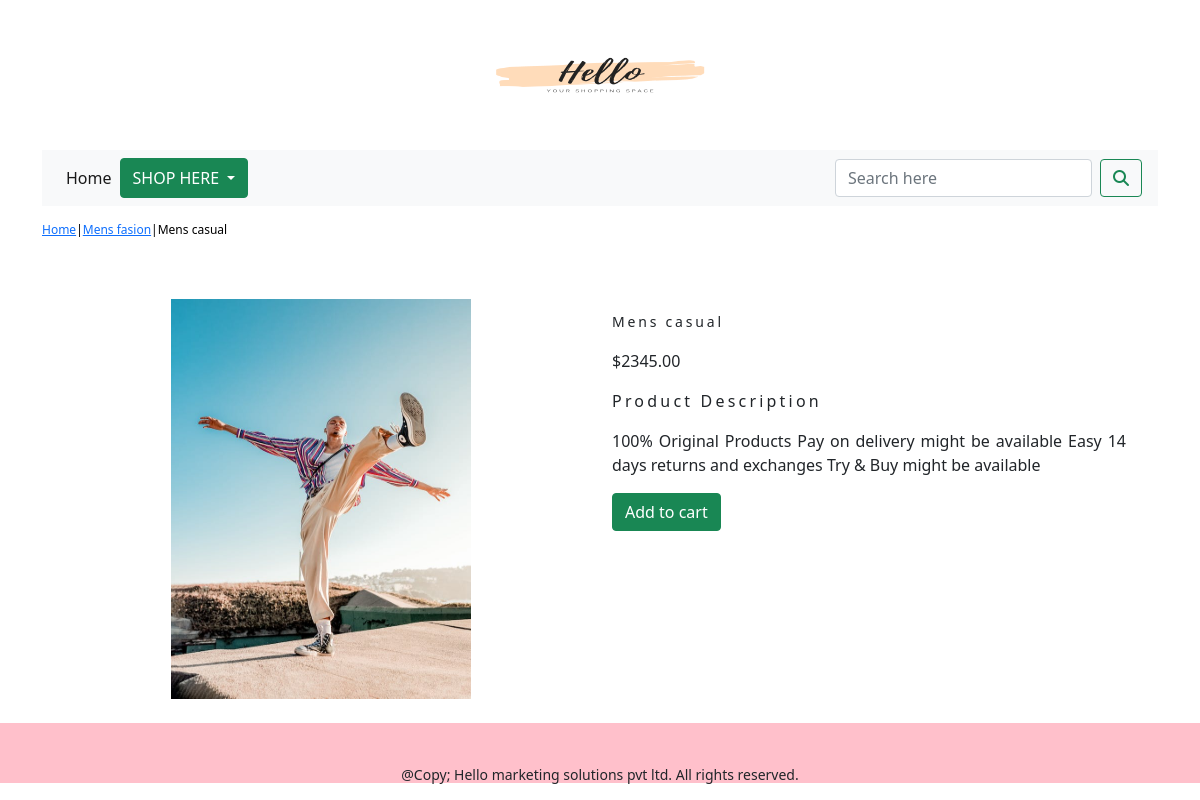
/shop/mens-fasion/mens/, run on the app's committed database.
### shop/models.py (models this page shows, shortened)
class Product(models.Model):
    name=models.CharField(max_length=250,unique=True)
    slug=models.SlugField(max_length=250,unique=True)
    description=models.TextField(blank=True)
    category=models.ForeignKey(Category,on_delete=models.CASCADE)
    price=models.DecimalField(max_digits=10,decimal_places=2)
    image=models.ImageField(upload_to='product',blank=True)
    stock=models.IntegerField()
    available=models.BooleanField(default=True)
    created=models.DateTimeField(auto_now_add=True)
    updated=models.DateTimeField(auto_now=True)
    class Meta:
        ordering = ('name',)
        verbose_name = 'product'
        verbose_name_plural = 'products'

class Category(models.Model):
    name=models.CharField(max_length=250,unique=True)
    slug=models.SlugField(max_length=250, unique=True)
    description=models.TextField(blank=True)
    image=models.ImageField(upload_to='category',blank=True)
    class Meta:
        ordering=('name',)
        verbose_name= 'category'
        verbose_name_plural= 'categories'
    def get_url(self):
        return reverse('shop:product_by_category',args=[self.slug])
    def __str__(self):
        return self.name

### shop/views.py (the view)
# urls.py: path('<slug:c_slug>/<slug:product_slug>/',views.proDetail, name='proCatdetail'),
def proDetail(request, c_slug, product_slug):
    try:
        product = Product.objects.get(category__slug=c_slug,slug=product_slug)
    except Exception as e:
        raise e
    return render(request,'product.html',{'product':product})

### cart/context_processors.py (called while the page is built)
def counter(request):
    item_count=0
    if 'admin' in request.path:
        return {}
    else:
        try:
            cart = Cart.objects.filter(cart_id = _cart_id (request))
            cart_items= CartItem.objects.all().filter(cart=cart[:1])
            for cart_item in cart_items:
                item_count += cart_item.quantity
        except Cart.DoesNotExist:
            item_count = 0
    return dict(item_count=item_count)

### cart/views.py (called while the page is built)
def _cart_id(request):
    cart=request.session.session_key
    if not cart:
        cart=request.session.create()
    return cart

### shop/context_processors.py (called while the page is built)
def menu_links(request):
    links=Category.objects.all()
    return dict(links=links)

### templates/product.html (shortened to what this page needs)
{% extends 'base.html' %}
{% load static %}
{% block content %}
<div class="row my_prod_row_class">
  <div class="mx_auto">
    <p>
      <a href="{% url 'shop:allProdCat' %}">Home</a>|<a href ="{{product.category.get_url}}">{{product.category}}</a>|{{product.name}}
    </p>
  </div>
</div>
<div class="container">
<br>
<div class="row">
    <div class=" col-12 col-sm-12 col-md-12 col-lg-6 text-center">
        <div style="min-width:18rem">
            <img src="{{product.image.url}}" height="400px" width="300 px" alt="{{product.name}}">
        </div>
    </div>
        <div class="col-12 col-sm-12 col-md-12 col-lg-6">
            <div>
            <h1 class="my_prod_title">{{product.name}}</h1>
            <p>${{product.price}}</p>
            <p class="my_title">Product Description</p>
            <p class="text-justify my_prod_text">{{product.description}}</p>
            {% if product.stock <= 0 %}
            <p  class="text-justify my_prod_text">Out of Stock</p>
            {% else %}
            <a class="btn btn-success" href="{% url 'cart:add_cart' product.id %}">Add to cart</a>
            {% endif %}
        </div>
    </div>
    </div>
</div>
 <br>
{% endblock %}

### static/css/custom.css (style rules this page uses)
.my_title { font-size:16px; text_transform:uppercase;letter-spacing:.2em; }
.my_prod_row_class { padding-top:15px;padding-bottom:20px; }
.my_prod_row_class .mx_auto { color:#000; font-size:12px; text-decoration:none }
.my_prod_title { font-size:14px;text_transform:uppercase;letter-spacing:.2em;padding-top:15px;padding-bottom:10px; }
.my_prod_text { padding-right:20px; }

### data on the page
Product: category "Mens fasion", name "Mens casual", image (picture), price "2345.00", description "100% Original Products Pay on delivery might be available Easy 14 days returns and exchanges Try & Buy might be available"
